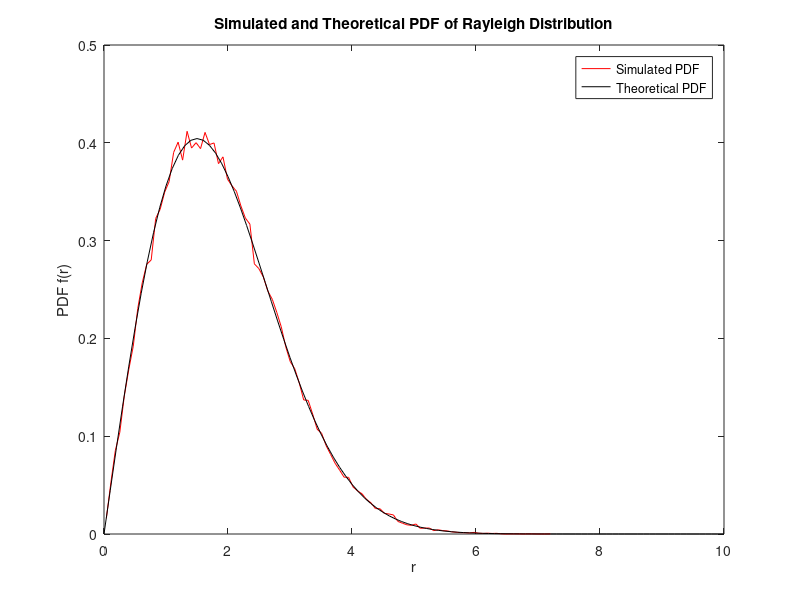

Write the MATLAB code that produced this figure.
clc;
clear all;
close all;
%Simulate Rayleigh Channel
s=1.5; %Variance(sigma) of channel
h=s*(randn(1,10e4) + (1i*randn(1,10e4)));
[val,bin]=hist(abs(h),100);
plot(bin,val/trapz(bin,val),'r')
%Theoretical Rayleigh PDF
r=0:0.1:10;
pdf=(r/s^2).*exp(-r.^2/(2*s^2));
hold on
plot(r,pdf,'k')
title('Simulated and Theoretical PDF of Rayleigh Distribution')
xlabel('r')
ylabel('PDF f(r)')
legend('Simulated PDF','Theoretical PDF')
